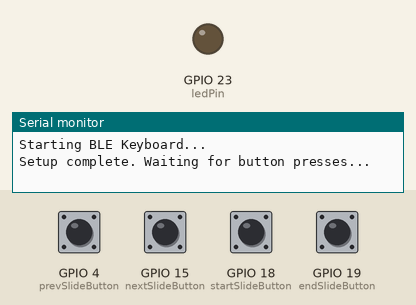
A sketch run on a simulated ESP32. On the bench: output pins drawn as LEDs (lit = HIGH), the last lines printed to the serial monitor. The test bench sets the inputs (shaded band); at power-on: GPIO 4 (prevSlideButton), GPIO 15 (nextSlideButton), GPIO 18 (startSlideButton), GPIO 19 (endSlideButton) HIGH. USB keyboard and mouse output is not drawn.

Above: at 1.2 s.
1.3 s: GPIO 4 (prevSlideButton) pulled LOW for 0.15 s
At 2.6 s:
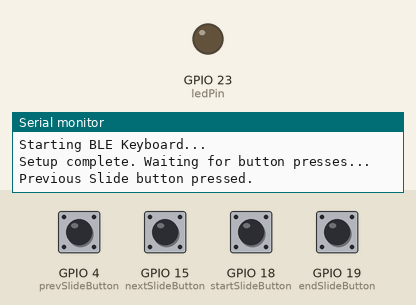
2.9 s: GPIO 15 (nextSlideButton) pulled LOW for 0.15 s
At 4.1 s:
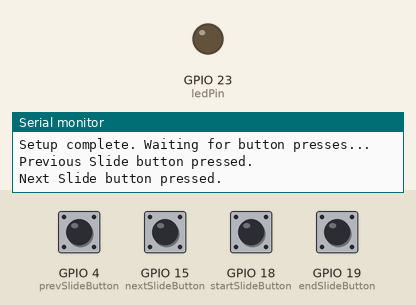
4.5 s: GPIO 18 (startSlideButton) pulled LOW for 0.15 s
At 5.2 s:
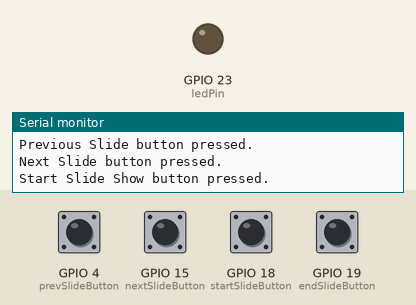
6.1 s: GPIO 19 (endSlideButton) pulled LOW for 0.15 s
At 7.5 s:
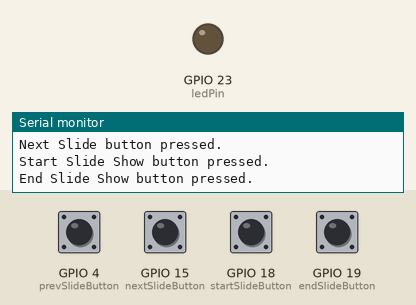
Timing chart, 0 to 8.7 s (numbered marks = the images above; inputs shaded):
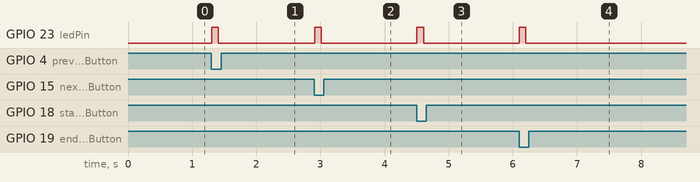

Measured:
- after the input at 1.3 s, GPIO 23 (ledPin): LOW → HIGH at once, → LOW 0.10 s later
- after the input at 2.9 s, GPIO 23 (ledPin): LOW → HIGH at once, → LOW 0.10 s later
- after the input at 4.5 s, GPIO 23 (ledPin): LOW → HIGH at once, → LOW 0.10 s later
- after the input at 6.1 s, GPIO 23 (ledPin): LOW → HIGH at once, → LOW 0.10 s later

The sketch:

PPT_Remote.ino
```cpp
#include <BleKeyboard.h>

BleKeyboard bleKeyboard("PPTRemote", "ESP32", 100);

// Pin definitions
const int nextSlideButton = 15;  // D2 - Page down
const int prevSlideButton = 4;  // D4 - Page up
const int startSlideButton = 18; // D18 - F5
const int endSlideButton = 19;   // D19 - Esc
const int ledPin = 23;           // D23 - Indicator LED

// Variables to store button states
int lastNextSlideButtonState = HIGH;
int lastPrevSlideButtonState = HIGH;
int lastStartSlideButtonState = HIGH;
int lastEndSlideButtonState = HIGH;

// Variables to store LED Delay
int ledDelay = 100;

void setup() {
  Serial.begin(115200);
  Serial.println("Starting BLE Keyboard...");

  // Initialize BLE Keyboard
  bleKeyboard.begin();

  // Set up buttons as input with pull-up resistors
  pinMode(nextSlideButton, INPUT_PULLUP);
  pinMode(prevSlideButton, INPUT_PULLUP);
  pinMode(startSlideButton, INPUT_PULLUP);
  pinMode(endSlideButton, INPUT_PULLUP);

  // Set up LED as output
  pinMode(ledPin, OUTPUT);
  digitalWrite(ledPin, LOW); // LED off initially

  Serial.println("Setup complete. Waiting for button presses...");
}

void loop() {
  if (bleKeyboard.isConnected()) {
    // Read button states
    int nextSlideButtonState = digitalRead(nextSlideButton);
    int prevSlideButtonState = digitalRead(prevSlideButton);
    int startSlideButtonState = digitalRead(startSlideButton);
    int endSlideButtonState = digitalRead(endSlideButton);

    // Check if any button is pressed and released (to avoid continuous presses)
    if (nextSlideButtonState == LOW && lastNextSlideButtonState == HIGH) {
      Serial.println("Next Slide button pressed.");
      digitalWrite(ledPin, HIGH);  // Turn on LED
      bleKeyboard.write(KEY_PAGE_DOWN); // Send Page Down key
      delay(ledDelay); // Debounce delay
      digitalWrite(ledPin, LOW);   // Turn off LED
      // Serial.println("Next Slide action completed.");
    }

    if (prevSlideButtonState == LOW && lastPrevSlideButtonState == HIGH) {
      Serial.println("Previous Slide button pressed.");
      digitalWrite(ledPin, HIGH);  // Turn on LED
      bleKeyboard.write(KEY_PAGE_UP); // Send Page Up key
      delay(ledDelay); // Debounce delay
      digitalWrite(ledPin, LOW);   // Turn off LED
      // Serial.println("Previous Slide action completed.");
    }

    if (startSlideButtonState == LOW && lastStartSlideButtonState == HIGH) {
      Serial.println("Start Slide Show button pressed.");
      digitalWrite(ledPin, HIGH);  // Turn on LED
      bleKeyboard.write(KEY_F5); // Send F5 key (Start Slide Show)
      delay(ledDelay); // Debounce delay
      digitalWrite(ledPin, LOW);   // Turn off LED
      // Serial.println("Start Slide Show action completed.");
    }

    if (endSlideButtonState == LOW && lastEndSlideButtonState == HIGH) {
      Serial.println("End Slide Show button pressed.");
      digitalWrite(ledPin, HIGH);  // Turn on LED
      bleKeyboard.write(KEY_ESC); // Send Esc key (End Slide Show)
      delay(ledDelay); // Debounce delay
      digitalWrite(ledPin, LOW);   // Turn off LED
      // Serial.println("End Slide Show action completed.");
    }

    // Update last button states
    lastNextSlideButtonState = nextSlideButtonState;
    lastPrevSlideButtonState = prevSlideButtonState;
    lastStartSlideButtonState = startSlideButtonState;
    lastEndSlideButtonState = endSlideButtonState;

  } else {
    Serial.println("PPT Remote is not connected. Waiting for connection...");
  }

  delay(10);  // Small delay to avoid unnecessary CPU usage
}
```
